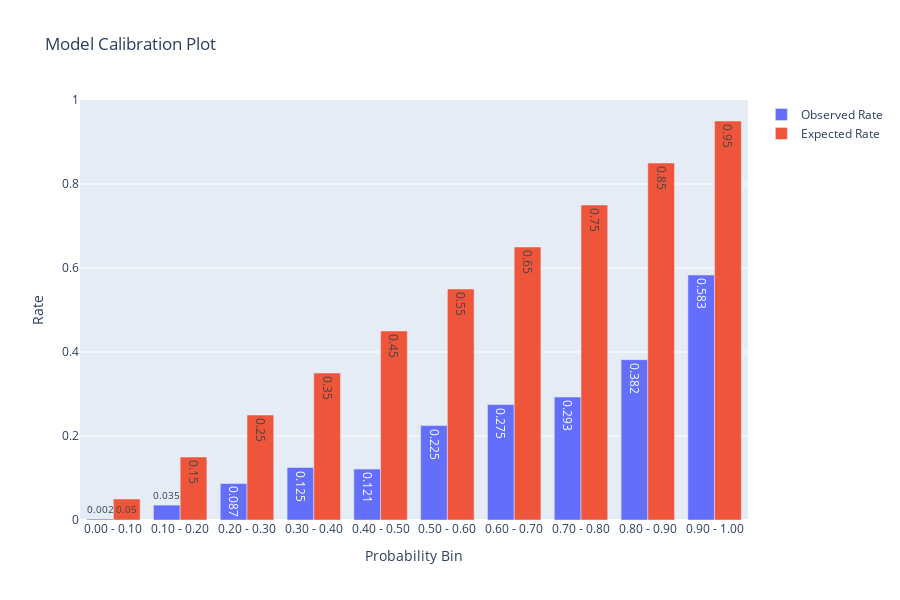

The code cell stored with this chart in its notebook:
### Markdown cell above
##### Calibration Analysis

### Code cell
# Function to bin probabilities and calculate observed vs expected rates
def calibration_analysis(probs, y_test, n_bins=4):
    # Create bins for the probability ranges
    bins = np.linspace(0, 1, n_bins + 1)
    bin_labels = [f"{bins[i]:.2f} - {bins[i+1]:.2f}" for i in range(n_bins)]
    
    # Bin the probabilities
    df = pd.DataFrame({'prob': probs, 'outcome': y_test})
    df['bin'] = pd.cut(df['prob'], bins=bins, labels=bin_labels, include_lowest=True)
    
    # Calculate observed and expected rates
    summary = df.groupby('bin', observed=False).agg(
    observed_rate=('outcome', 'mean'),
    count=('outcome', 'size')
)
    summary['expected_rate'] = [np.mean([bins[i], bins[i+1]]) for i in range(n_bins)]
    
    return summary

# Perform the calibration analysis
summary = calibration_analysis(probs, y_test, n_bins=10)

# Plotting the results with annotations
fig = go.Figure()
fig.add_trace(go.Bar(x=summary.index, y=summary['observed_rate'], name='Observed Rate',
                     text=np.round(summary['observed_rate'], 3), textposition='auto'))
fig.add_trace(go.Bar(x=summary.index, y=summary['expected_rate'], name='Expected Rate',
                     text=np.round(summary['expected_rate'], 3), textposition='auto'))
fig.update_layout(
    title="Model Calibration Plot",
    xaxis_title="Probability",
    yaxis_title="Rate",
    barmode='group',
    width=900,  # Adjust the width of the plot
    height=600  # Adjust the height of the plot
)

### Figure 1 — Plotly figure (JSON) as saved in the notebook; plotly's stock layout.template omitted (floating-point values rounded to 4 significant figures)
{"data": [{"name": "Observed Rate", "text": [0.002, 0.035, 0.087, 0.125, 0.121, 0.225, 0.275, 0.293, 0.382, 0.583], "textposition": "auto", "type": "bar", "x": ["0.00 - 0.10", "0.10 - 0.20", "0.20 - 0.30", "0.30 - 0.40", "0.40 - 0.50", "0.50 - 0.60", "0.60 - 0.70", "0.70 - 0.80", "0.80 - 0.90", "0.90 - 1.00"], "y": [0.002404, 0.03546, 0.08676, 0.125, 0.1212, 0.2247, 0.275, 0.2927, 0.3818, 0.5833]}, {"name": "Expected Rate", "text": [0.05, 0.15, 0.25, 0.35, 0.45, 0.55, 0.65, 0.75, 0.85, 0.95], "textposition": "auto", "type": "bar", "x": ["0.00 - 0.10", "0.10 - 0.20", "0.20 - 0.30", "0.30 - 0.40", "0.40 - 0.50", "0.50 - 0.60", "0.60 - 0.70", "0.70 - 0.80", "0.80 - 0.90", "0.90 - 1.00"], "y": [0.05, 0.15, 0.25, 0.35, 0.45, 0.55, 0.65, 0.75, 0.85, 0.95]}], "layout": {"barmode": "group", "height": 600, "title": {"text": "Model Calibration Plot"}, "width": 900, "xaxis": {"autorange": true, "range": [-0.5, 9.5], "title": {"text": "Probability Bin"}, "type": "category"}, "yaxis": {"autorange": true, "range": [0, 1], "title": {"text": "Rate"}, "type": "linear"}}}
